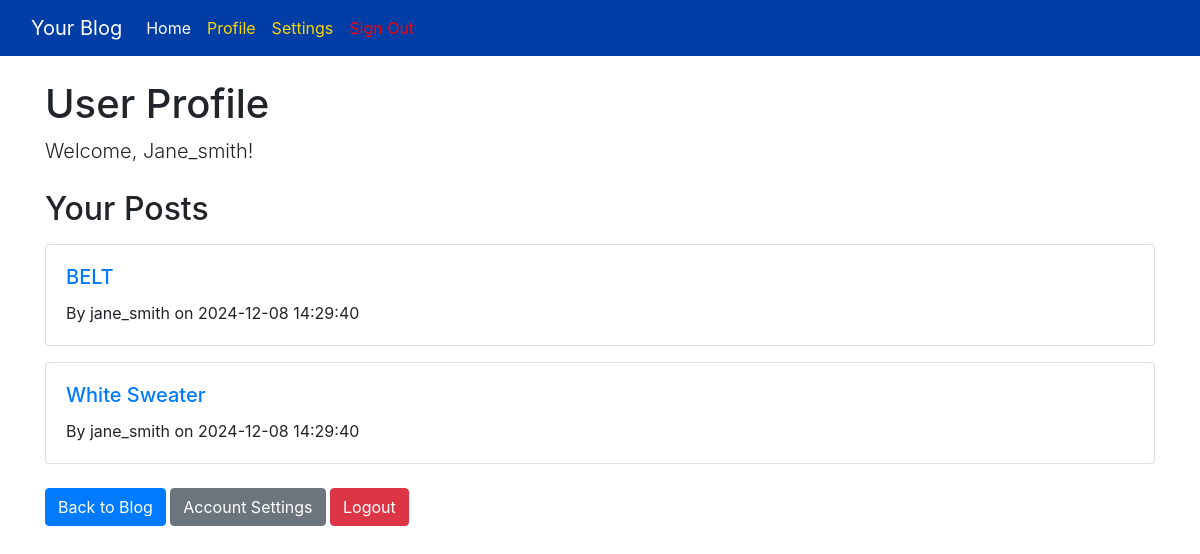
Page /profile/index.php (signed in) on the committed database.
### tables this page shows
CREATE TABLE `clothingpost` (
  `post_id` int(11) NOT NULL,
  `username` varchar(50) NOT NULL,
  `title` varchar(100) NOT NULL,
  `photo_url` varchar(255) NOT NULL,
  `color_id` int(11) NOT NULL,
  `clothing_type_id` int(11) NOT NULL,
  `material_id` int(11) NOT NULL,
  `description` text NOT NULL,
  `created_at` datetime DEFAULT current_timestamp()
);

### utils.php (called while the page is built, shortened)
<?php
function loadPostsFromDatabase($db)
{
    try {
        $stmt = $db->prepare("SELECT * FROM clothingpost ORDER BY created_at DESC");
        $stmt->execute();
        return $stmt->fetchAll(PDO::FETCH_ASSOC);
    } catch (PDOException $e) {
        echo "Error loading posts: " . $e->getMessage();
        return [];
    }
}
?>

### profile/index.php (the view, shortened to what this page needs)
<?php
include_once '../utils.php';
include_once '../db_connection.php';
$username = $_SESSION['username'];
$posts = loadPostsFromDatabase($db);
function displayUserPosts($posts, $username) {
    foreach ($posts as $post) {
        if ($post['username'] === $username) {
            $post_id = $post['post_id'];
            echo "<div class='card my-3'>";
            echo "<div class='card-body'>";
            echo "<h5 class='card-title'><a href='../posts/detail.php?post_id={$post_id}'>" . htmlspecialchars($post['title']) . "</a></h5>";
            echo "<p class='card-text'>By " . htmlspecialchars($post['username']) . " on " . htmlspecialchars($post['created_at']) . "</p>";
            echo "</div>";
            echo "</div>";
        }
    }
}
?>
<!DOCTYPE html>
<html lang="en">
<head>
    <link href="https://maxcdn.bootstrapcdn.com/bootstrap/4.5.2/css/bootstrap.min.css" rel="stylesheet">
</head>
<body>
<nav class="navbar navbar-expand-lg">
    <div class="container-fluid">
        <a class="navbar-brand" href="#">Your Blog</a>
        <div class="collapse navbar-collapse" id="navbarNavDropdown">
            <ul class="navbar-nav me-auto">
                <li class="nav-item">
                    <a class="nav-link active" aria-current="page" href="../posts/index.php">Home</a>
                </li>
                <li class="nav-item special">
                    <a class="nav-link" href="../profile/index.php">Profile</a>
                </li>
                <li class="nav-item special">
                    <a class="nav-link" href="../profile/settings.php">Settings</a>
                </li>
            </ul>
            <ul class="navbar-nav ms-auto">
                <li class="nav-item sign-out">
                    <a class="nav-link" href="../auth/logout.php">Sign Out</a>
                </li>
            </ul>
        </div>
    </div>
</nav>
<div class="container">
    <div class="my-4">
        <h1>User Profile</h1>
        <p class="lead">Welcome, <?php echo ucfirst(htmlspecialchars($username)); ?>!</p>
    </div>
    <div>
        <h2>Your Posts</h2>
        <?php displayUserPosts($posts, $username); ?>
    </div>
    <div class="mt-4">
        <a href="../posts/index.php" class="btn btn-primary">Back to Blog</a>
        <a href="../profile/settings.php" class="btn btn-secondary">Account Settings</a>
        <a href="../auth/logout.php" class="btn btn-danger">Logout</a>
    </div>
</div>
</body>
</html>

### profile/index.php (style rules this page uses)
.navbar { background-color: #003DA5; }
.navbar .navbar-brand, .navbar .nav-link { color: white; }
.navbar .nav-item.special a { color: #FFD700; }
.nav-item.sign-out a { color: red; }

### rows in the picture
clothingpost: title "BELT", username "jane_smith", created_at "2024-12-08 14:29:40"
clothingpost: title "White Sweater", username "jane_smith", created_at "2024-12-08 14:29:40"

### other values in the picture
$username "Jane_smith"
